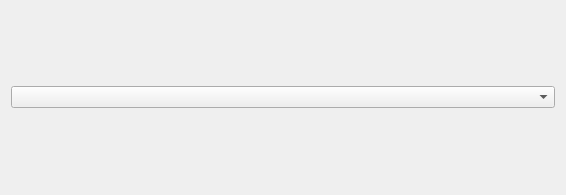
<?xml version="1.0" encoding="UTF-8"?>
<ui version="4.0">
 <class>BaseDialog</class>
 <widget class="QDialog" name="BaseDialog">
  <property name="geometry">
   <rect>
    <x>0</x>
    <y>0</y>
    <width>566</width>
    <height>195</height>
   </rect>
  </property>
  <property name="windowTitle">
   <string>Dialog</string>
  </property>
  <layout class="QVBoxLayout" name="verticalLayout">
   <item>
    <layout class="QVBoxLayout" name="mainVLayout" stretch="0,100">
     <property name="spacing">
      <number>3</number>
     </property>
     <item>
      <layout class="QHBoxLayout" name="bannerHLayout"/>
     </item>
     <item>
      <layout class="QVBoxLayout" name="contentVLayout">
       <item>
        <widget class="QComboBox" name="comboBox"/>
       </item>
      </layout>
     </item>
    </layout>
   </item>
  </layout>
 </widget>
 <resources/>
 <connections/>
</ui>
